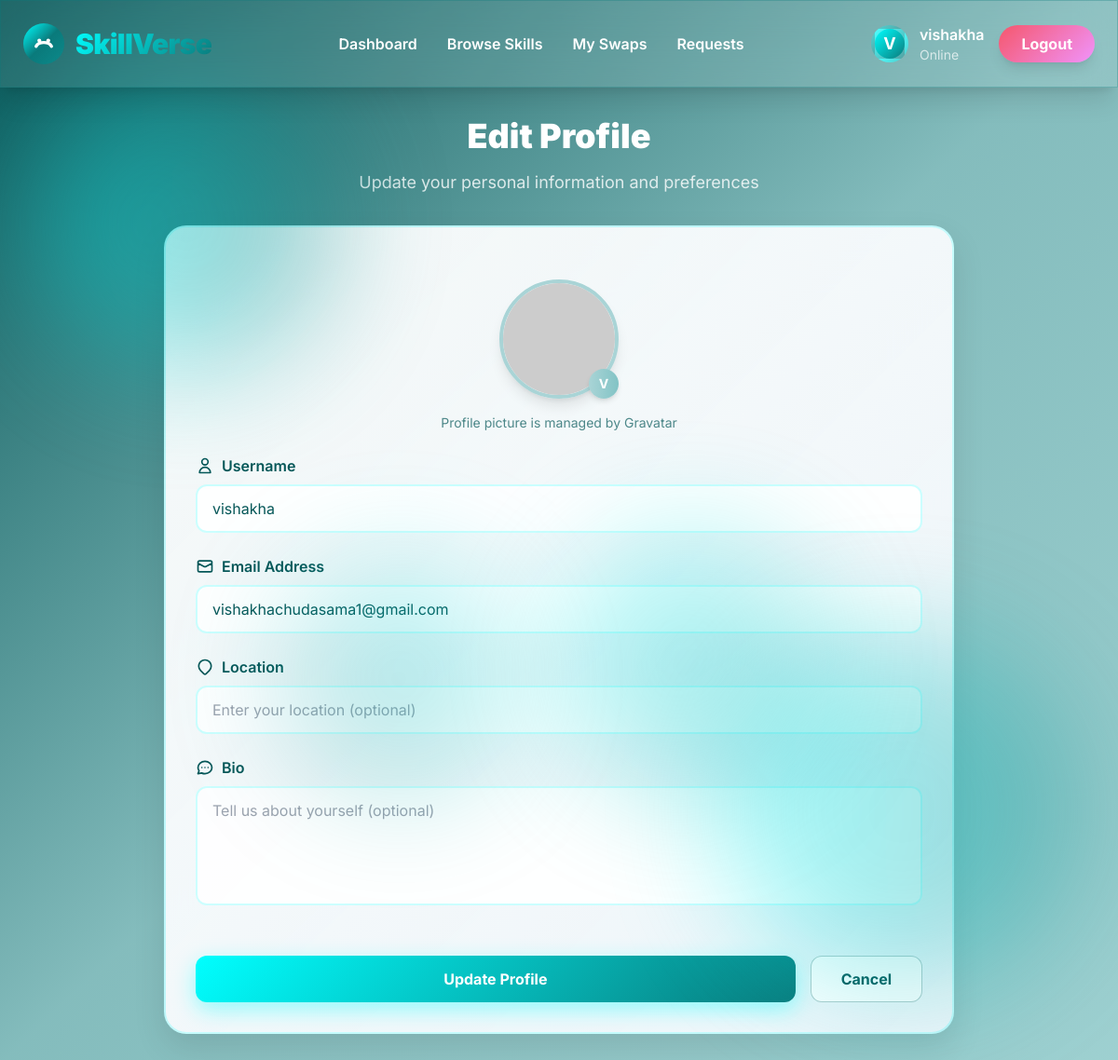
The page /edit-profile (signed in) on the database its author committed.
### app.py (models this page shows)
class User(db.Model, UserMixin):
    id = db.Column(db.Integer, primary_key=True)
    username = db.Column(db.String(150), nullable=False)
    email = db.Column(db.String(150), unique=True, nullable=False)
    password = db.Column(db.String(256), nullable=True)  # Optional for Google accounts
    auth_type = db.Column(db.String(50), nullable=False, default='email')  # 'email' or 'google'
    bio = db.Column(db.Text, nullable=True)
    location = db.Column(db.String(100), nullable=True)
    created_at = db.Column(db.DateTime, default=datetime.utcnow)
    profile_visibility = db.Column(db.String(20), default='public')
    show_location = db.Column(db.Boolean, default=True)
    show_email = db.Column(db.Boolean, default=False)
    email_notifications = db.Column(db.Boolean, default=True)
    push_notifications = db.Column(db.Boolean, default=False)
    new_message_alerts = db.Column(db.Boolean, default=True)
    swap_request_alerts = db.Column(db.Boolean, default=True)
    two_factor_auth = db.Column(db.Boolean, default=False)
    login_notifications = db.Column(db.Boolean, default=True)
    skills_offering = db.relationship('Skill', backref='user', lazy=True, foreign_keys='Skill.user_id')
    swap_requests = db.relationship('SwapRequest', backref='requester', lazy=True, foreign_keys='SwapRequest.requester_id')
    swap_offers = db.relationship('SwapRequest', backref='offerer', lazy=True, foreign_keys='SwapRequest.offerer_id')

### app.py (the view, shortened to what this page needs)
@app.route('/edit-profile', methods=['GET', 'POST'])
@login_required
def edit_profile():
    form = EditProfileForm()
    if request.method == 'GET':
        form.username.data = current_user.username
        form.email.data = current_user.email
        form.bio.data = current_user.bio
        form.location.data = current_user.location
    return render_template('edit_profile.html', form=form, user=current_user)

### app.py
class EditProfileForm(FlaskForm):
    username = StringField("Username", validators=[InputRequired(), Length(min=3, max=150)])
    email = StringField("Email", validators=[InputRequired(), Email()])
    bio = TextAreaField("Bio", validators=[Length(max=500)])
    location = StringField("Location", validators=[Length(max=100)])
    submit = SubmitField("Update Profile")

### app.py (called while the page is built)
@app.template_filter('hash')
def hash_filter(text, algorithm='md5'):
    if algorithm == 'md5':
        return hashlib.md5(text.encode('utf-8')).hexdigest()
    elif algorithm == 'sha1':
        return hashlib.sha1(text.encode('utf-8')).hexdigest()
    elif algorithm == 'sha256':
        return hashlib.sha256(text.encode('utf-8')).hexdigest()
    else:
        return hashlib.md5(text.encode('utf-8')).hexdigest()  # default to md5

@login_manager.user_loader
def load_user(user_id):
    return User.query.get(int(user_id))

### templates/edit_profile.html (shortened to what this page needs)
<!DOCTYPE html>
<html lang="en">
<head>
  <script src="https://cdn.tailwindcss.com"></script>
</head>
<body class="bg-gradient-to-br from-[#065758] via-[#0a7a7b]/50 to-[#0c8a8b]/40 text-white overflow-x-hidden min-h-screen">
  <header class="w-full glass sticky top-0 z-50 border-b border-[#0a7a7b]/30 shadow-xl">
    <div class="max-w-7xl mx-auto flex items-center justify-between py-6 px-6">
      <div class="flex items-center gap-3 animate-slide-in-left">
        <div class="relative">
        </div>
        <span class="text-3xl font-black tracking-tight gradient-text">SkillVerse</span>
      </div>
      <nav class="hidden md:flex gap-8 items-center text-base font-semibold animate-slide-in-right">
        <a href="{{ url_for('dashboard') }}" class="hover:text-[#0a7a7b] transition-all duration-300 hover:scale-105 relative group">
          Dashboard
        </a>
        <a href="{{ url_for('browse') }}" class="hover:text-[#0a7a7b] transition-all duration-300 hover:scale-105 relative group">
          Browse Skills
        </a>
        <a href="{{ url_for('my_swaps') }}" class="hover:text-[#0a7a7b] transition-all duration-300 hover:scale-105 relative group">
          My Swaps
        </a>
        <a href="{{ url_for('requests') }}" class="hover:text-[#0a7a7b] transition-all duration-300 hover:scale-105 relative group">
          Requests
        </a>
      </nav>
      <div class="flex items-center gap-4">
        <div class="flex items-center gap-3">
          <div class="profile-photo w-10 h-10 rounded-full flex items-center justify-center text-white font-bold text-lg">
            {{ user.username[0]|upper }}
          </div>
          <div class="hidden md:block">
            <p class="font-semibold">{{ user.username }}</p>
            <p class="text-sm text-white/70">Online</p>
          </div>
        </div>
        <a href="{{ url_for('logout') }}" class="btn-secondary px-6 py-2 rounded-full text-white font-bold shadow-lg hover:shadow-xl transition-all duration-300 transform">
          Logout
        </a>
      </div>
    </div>
  </header>
  <div class="max-w-4xl mx-auto px-6 py-8">
    <div class="text-center mb-8 animate-slide-in-up">
      <h1 class="text-4xl font-black text-white mb-4">Edit Profile</h1>
      <p class="text-lg text-white/80">Update your personal information and preferences</p>
    </div>
    <div class="profile-card rounded-3xl p-8 animate-slide-in-up">
      <form method="POST" class="space-y-6">
        <div class="text-center mb-8">
          <div class="relative w-32 h-32 mx-auto mb-4">
            <img src="https://www.gravatar.com/avatar/{{ user.email|hash('md5') }}?d=identicon&s=128"
                 alt="{{ user.username }}'s profile picture"
                 class="w-full h-full rounded-full object-cover border-4 border-[#A9D4D6] shadow-lg">
            <span class="absolute bottom-0 right-0 w-8 h-8 bg-gradient-to-r from-[#A9D4D6] to-[#82C3C5] rounded-full flex items-center justify-center text-white text-sm font-bold shadow-md">
              {{ user.username[0]|upper }}
            </span>
          </div>
          <p class="text-sm text-[#065758]/70">Profile picture is managed by Gravatar</p>
        </div>
        <div>
          <label for="{{ form.username.id }}" class="form-label">
            <span class="flex items-center gap-2">
              <svg class="w-5 h-5" fill="none" stroke="currentColor" viewBox="0 0 24 24">
                <path stroke-linecap="round" stroke-linejoin="round" stroke-width="2" d="M16 7a4 4 0 11-8 0 4 4 0 018 0zM12 14a7 7 0 00-7 7h14a7 7 0 00-7-7z"/>
              </svg>
              Username
            </span>
          </label>
          {{ form.username(class="form-input w-full", placeholder="Enter your username") }}
        </div>
        <div>
          <label for="{{ form.email.id }}" class="form-label">
            <span class="flex items-center gap-2">
              <svg class="w-5 h-5" fill="none" stroke="currentColor" viewBox="0 0 24 24">
                <path stroke-linecap="round" stroke-linejoin="round" stroke-width="2" d="M3 8l7.89 4.26a2 2 0 002.22 0L21 8M5 19h14a2 2 0 002-2V7a2 2 0 00-2-2H5a2 2 0 00-2 2v10a2 2 0 002 2z"/>
              </svg>
              Email Address
            </span>
          </label>
          {{ form.email(class="form-input w-full", placeholder="Enter your email address") }}
        </div>
        <div>
          <label for="{{ form.location.id }}" class="form-label">
            <span class="flex items-center gap-2">
              <svg class="w-5 h-5" fill="none" stroke="currentColor" viewBox="0 0 24 24">
                <path stroke-linecap="round" stroke-linejoin="round" stroke-width="2" d="M17.657 16.657L13.414 20.9a1.998 1.998 0 01-2.828 0L6.343 16.657a8 8 0 1111.314 0z"/>
              </svg>
              Location
            </span>
          </label>
          {{ form.location(class="form-input w-full", placeholder="Enter your location (optional)") }}
        </div>
        <div>
          <label for="{{ form.bio.id }}" class="form-label">
            <span class="flex items-center gap-2">
              <svg class="w-5 h-5" fill="none" stroke="currentColor" viewBox="0 0 24 24">
                <path stroke-linecap="round" stroke-linejoin="round" stroke-width="2" d="M8 12h.01M12 12h.01M16 12h.01M21 12c0 4.418-4.03 8-9 8a9.863 9.863 0 01-4.255-.949L3 20l1.395-3.72C3.512 15.042 3 13.574 3 12c0-4.418 4.03-8 9-8s9 3.582 9 8z"/>
              </svg>
              Bio
            </span>
          </label>
          {{ form.bio(class="form-input w-full h-32 resize-none", placeholder="Tell us about yourself (optional)") }}
        </div>
        <div class="flex flex-col sm:flex-row gap-4 pt-6">
          {{ form.submit(class="btn-primary px-8 py-3 rounded-xl text-white font-bold flex-1") }}
          <a href="{{ url_for('profile') }}" class="bg-white border border-[#065758]/30 px-8 py-3 rounded-xl text-[#065758] font-bold hover:bg-[#065758]/5 transition-all duration-300 text-center">
            Cancel
          </a>
        </div>
      </form>
    </div>
  </div>
  <div class="fixed inset-0 overflow-hidden pointer-events-none">
    <div class="absolute left-10 top-20 w-80 h-80 bg-gradient-to-r from-[#00ffff] to-[#0a7a7b] rounded-full opacity-40 blur-3xl animate-float"></div>
    <div class="absolute left-1/2 top-1/2 w-72 h-72 bg-gradient-to-br from-[#00ffff] to-[#0d9a9b] rounded-full opacity-30 blur-3xl animate-pulse-slow"></div>
    <div class="absolute left-1/4 bottom-1/4 w-64 h-64 bg-gradient-to-tr from-[#0a7a7b] to-[#00ffff] rounded-full opacity-25 blur-3xl animate-float" style="animation-delay: 2s;"></div>
  </div>
</body>
</html>

### templates/edit_profile.html (style rules this page uses)
* { font-family: 'Inter', sans-serif; }
.glass { background: rgba(255, 255, 255, 0.1); backdrop-filter: blur(20px); border: 1px solid rgba(255, 255, 255, 0.2); }
.gradient-text { background: linear-gradient(135deg, #00ffff, #0a7a7b, #0c8a8b, #00ffff); background-size: 300% 300%; -webkit-background-clip: text; -webkit-text-fill-color: transparent; background-clip: text; animation: textGlow 3s ease-in-out infinite; }
.animate-logo-spin { animation: logoSpin 4s ease-in-out infinite; }
.animate-slide-in-left { animation: slideInLeft 0.8s ease-out; }
.animate-slide-in-right { animation: slideInRight 0.8s ease-out; }
.animate-slide-in-up { animation: slideInUp 0.8s ease-out; }
.animate-float { animation: float 6s ease-in-out infinite; }
.animate-pulse-slow { animation: pulse-slow 4s ease-in-out infinite; }
.btn-primary { background: linear-gradient(135deg, #00ffff, #0a7a7b); box-shadow: 0 8px 25px rgba(0, 255, 255, 0.4); transition: all 0.3s cubic-bezier(0.4, 0, 0.2, 1); }
.btn-secondary { background: linear-gradient(135deg, #f5576c, #f093fb); box-shadow: 0 8px 25px rgba(240, 147, 251, 0.4); transition: all 0.3s cubic-bezier(0.4, 0, 0.2, 1); }
.profile-card { background: linear-gradient(135deg, rgba(255, 255, 255, 0.95), rgba(248, 250, 255, 0.9)); border: 2px solid rgba(0, 255, 255, 0.2); backdrop-filter: blur(30px); transition: all 0.4s cubic-bezier(0.4, 0, 0.2, 1); box-shadow: 0 15px 35px rgba(0, 0, 0, 0.1); }
.form-input { background: rgba(255, 255, 255, 0.9); border: 2px solid rgba(0, 255, 255, 0.2); border-radius: 12px; padding: 12px 16px; transition: all 0.3s ease; color: #065758; }
.form-label { color: #065758; font-weight: 600; margin-bottom: 8px; display: block; }
.profile-photo { background: linear-gradient(135deg, #00ffff, #0a7a7b); border: 4px solid rgba(255, 255, 255, 0.3); }

### rows shown on the page
User: username "V", username "vishakha", email "vishakhachudasama1@gmail.com"
